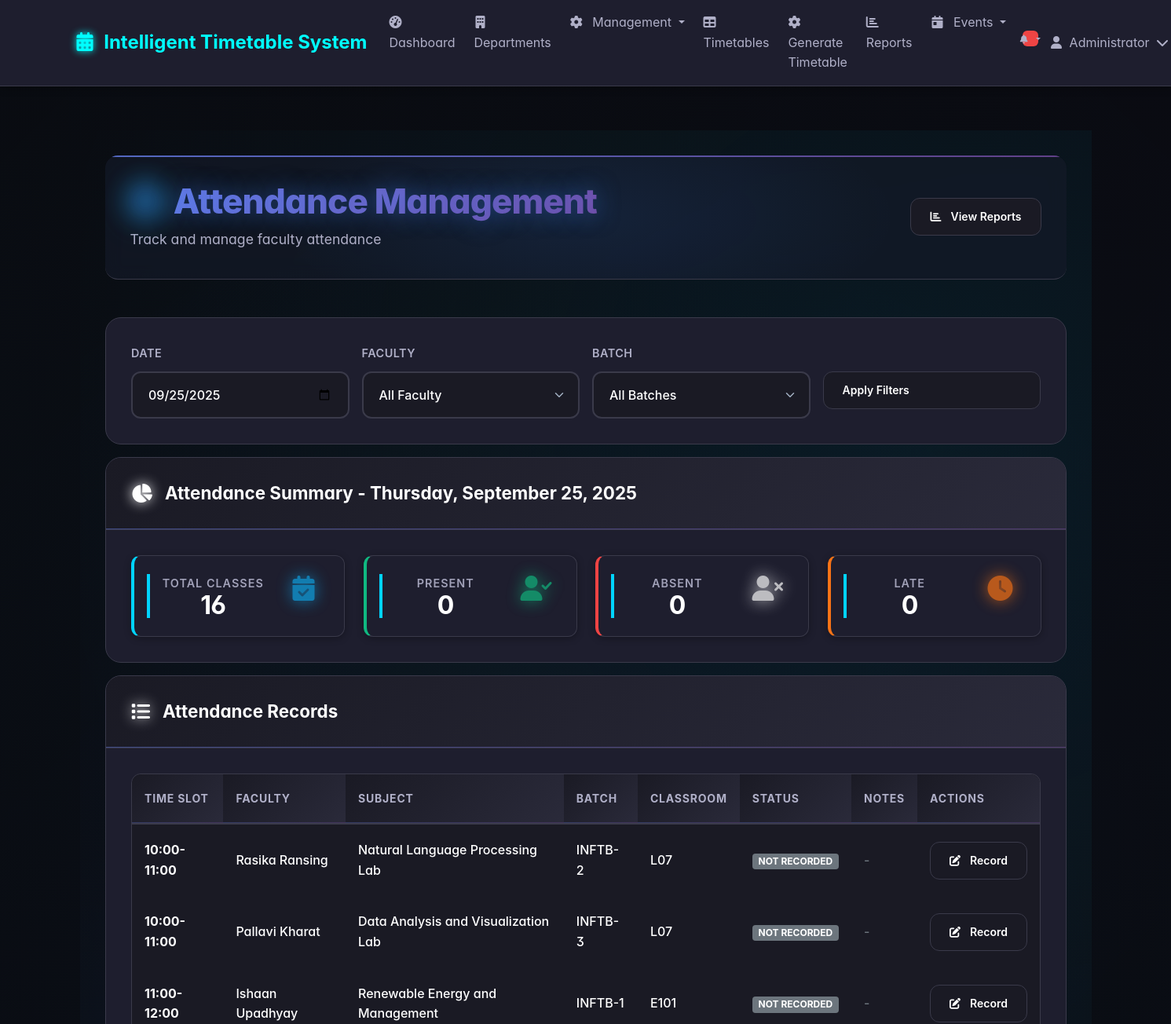
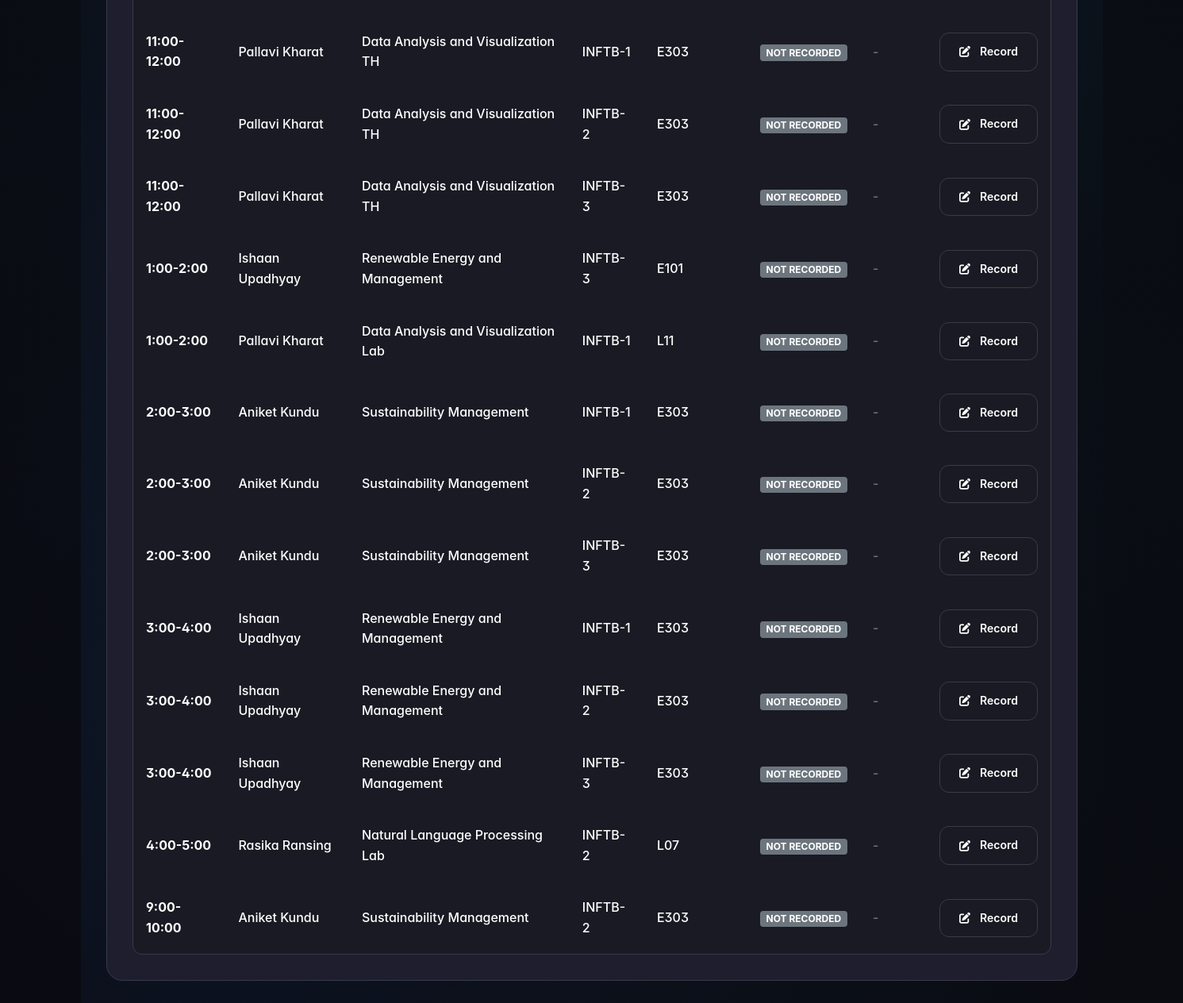
The app's page /attendance (signed in) with its own data (2 pictures, top to bottom).
### tables this page shows
CREATE TABLE timetable_slots (
            id INTEGER PRIMARY KEY AUTOINCREMENT,
            timetable_id INTEGER,
            batch_id INTEGER,
            day TEXT NOT NULL,
            time_slot TEXT NOT NULL,
            subject_id INTEGER,
            faculty_id INTEGER,
            classroom_id INTEGER,
            created_at DATETIME DEFAULT CURRENT_TIMESTAMP,
            FOREIGN KEY (timetable_id) REFERENCES timetables (id),
            FOREIGN KEY (batch_id) REFERENCES batches (id),
            FOREIGN KEY (subject_id) REFERENCES subjects (id),
            FOREIGN KEY (faculty_id) REFERENCES faculty (id),
            FOREIGN KEY (classroom_id) REFERENCES classrooms (id)
        );

CREATE TABLE faculty (
            id INTEGER PRIMARY KEY AUTOINCREMENT,
            name TEXT NOT NULL,
            employee_id TEXT UNIQUE NOT NULL,
            department_id INTEGER,
            max_hours_per_day INTEGER DEFAULT 8,
            preferred_times TEXT,
            created_at DATETIME DEFAULT CURRENT_TIMESTAMP,
            FOREIGN KEY (department_id) REFERENCES departments (id)
        );

CREATE TABLE subjects (
            id INTEGER PRIMARY KEY AUTOINCREMENT,
            name TEXT NOT NULL,
            code TEXT UNIQUE NOT NULL,
            department_id INTEGER,
            subject_type TEXT DEFAULT 'THEORY',
            classes_per_week INTEGER DEFAULT 3,
            created_at DATETIME DEFAULT CURRENT_TIMESTAMP,
            FOREIGN KEY (department_id) REFERENCES departments (id)
        );

CREATE TABLE batches (
            id INTEGER PRIMARY KEY AUTOINCREMENT,
            name TEXT NOT NULL,
            department_id INTEGER,
            semester INTEGER,
            strength INTEGER,
            created_at DATETIME DEFAULT CURRENT_TIMESTAMP,
            FOREIGN KEY (department_id) REFERENCES departments (id)
        );

CREATE TABLE classrooms (
            id INTEGER PRIMARY KEY AUTOINCREMENT,
            name TEXT NOT NULL,
            capacity INTEGER,
            type TEXT DEFAULT 'CLASSROOM',
            department_id INTEGER,
            created_at DATETIME DEFAULT CURRENT_TIMESTAMP,
            FOREIGN KEY (department_id) REFERENCES departments (id)
        );

### routes/attendance.py (the view)
@attendance_bp.route('/attendance')
@admin_required
def attendance():
    date_str = request.args.get('date', date.today().isoformat())
    faculty_id = request.args.get('faculty_id')
    batch_id = request.args.get('batch_id')
    try:
        selected_date = datetime.strptime(date_str, '%Y-%m-%d').date()
    except:
        selected_date = date.today()
    conn = sqlite3.connect('timetable.db')
    conn.row_factory = sqlite3.Row
    cursor = conn.cursor()
    day_name = selected_date.strftime('%A')
    query = '''
        SELECT ts.*,
               s.name as subject_name,
               f.name as faculty_name,
               c.name as classroom_name,
               b.name as batch_name,
               a.status as attendance_status,
               a.notes as attendance_notes
        FROM timetable_slots ts
        LEFT JOIN subjects s ON ts.subject_id = s.id
        LEFT JOIN faculty f ON ts.faculty_id = f.id
        LEFT JOIN classrooms c ON ts.classroom_id = c.id
        LEFT JOIN batches b ON ts.batch_id = b.id
        LEFT JOIN attendance a ON ts.id = a.timetable_slot_id AND a.date = ?
        WHERE ts.day = ?
    '''
    params = [selected_date.isoformat(), day_name]
    if faculty_id:
        query += ' AND ts.faculty_id = ?'
        params.append(faculty_id)
    if batch_id:
        query += ' AND ts.batch_id = ?'
        params.append(batch_id)
    query += ' ORDER BY ts.time_slot'
    cursor.execute(query, params)
    slots = cursor.fetchall()
    cursor.execute('SELECT id, name FROM faculty ORDER BY name')
    faculty_list = cursor.fetchall()
    cursor.execute('SELECT id, name FROM batches ORDER BY name')
    batches_list = cursor.fetchall()
    conn.close()
    return render_template('attendance.html',
                         slots=slots,
                         selected_date=selected_date,
                         faculty_list=faculty_list,
                         batches_list=batches_list,
                         selected_faculty=faculty_id,
                         selected_batch=batch_id)

### app.py (called while the page is built)
@app.context_processor
def inject_notifications():
    if 'user_id' in session:
        conn = sqlite3.connect('timetable.db')
        conn.row_factory = sqlite3.Row
        cursor = conn.cursor()
        cursor.execute('SELECT COUNT(*) as count FROM notifications WHERE user_id = ? AND is_read = 0', (session['user_id'],))
        notification_count = cursor.fetchone()['count']
        conn.close()
        return {'notification_count': notification_count}
    return {'notification_count': 0}

@app.context_processor
def inject_notifications():
    if 'user_id' in session:
        conn = sqlite3.connect('timetable.db')
        conn.row_factory = sqlite3.Row
        cursor = conn.cursor()
        cursor.execute('SELECT COUNT(*) as count FROM notifications WHERE user_id = ? AND is_read = 0', (session['user_id'],))
        notification_count = cursor.fetchone()['count']
        conn.close()
        return {'notification_count': notification_count}
    return {'notification_count': 0}

@app.context_processor
def utility_processor():
    return dict(get_faculty_subjects=get_faculty_subjects)

### routes/attendance.py (called while the page is built)
def admin_required(f):
    @wraps(f)
    def decorated_function(*args, **kwargs):
        if 'user_id' not in session or session.get('role') != 'admin':
            flash('Admin access required.', 'error')
            return redirect(url_for('dashboard'))
        return f(*args, **kwargs)
    return decorated_function

### templates/attendance.html (shortened to what this page needs)
{% extends "base.html" %}
{% block content %}
<div class="dashboard-container">
    <div class="header-section">
        <div class="header-content">
            <div>
                <h1 class="main-title">
                    <i class="fas fa-check-circle title-icon"></i> Attendance Management
                </h1>
                <p class="welcome-text">Track and manage faculty attendance</p>
            </div>
            <a href="{{ url_for('attendance.attendance_reports') }}" class="action-btn action-cyan">
                <i class="fas fa-chart-bar"></i> View Reports
            </a>
        </div>
        <div class="header-glow"></div>
    </div>
    <div class="content-card mb-3">
        <div class="card-content">
            <form method="GET" class="row g-3">
                <div class="col-md-3">
                    <label class="form-label">Date</label>
                    <input type="date" class="form-control" name="date" value="{{ selected_date.isoformat() }}">
                </div>
                <div class="col-md-3">
                    <label class="form-label">Faculty</label>
                    <select class="form-select" name="faculty_id">
                        <option value="">All Faculty</option>
                    </select>
                </div>
                <div class="col-md-3">
                    <label class="form-label">Batch</label>
                    <select class="form-select" name="batch_id">
                        <option value="">All Batches</option>
                    </select>
                </div>
                <div class="col-md-3">
                    <label class="form-label">&nbsp;</label>
                    <button type="submit" class="action-btn action-blue w-100">Apply Filters</button>
                </div>
            </form>
        </div>
    </div>
    <div class="content-card mb-3">
        <div class="card-header">
            <h5 class="card-title">
                <i class="fas fa-chart-pie card-icon"></i> Attendance Summary - {{ selected_date.strftime('%A, %B %d, %Y') }}
            </h5>
        </div>
        <div class="card-content">
            <div class="row">
                <div class="col-md-3">
                    <div class="stat-card stat-info">
                        <div class="stat-content">
                            <div class="stat-info">
                                <div class="stat-label">Total Classes</div>
                                <div class="stat-value">{{ slots|length }}</div>
                            </div>
                            <div class="stat-icon">
                                <i class="fas fa-calendar-check"></i>
                            </div>
                        </div>
                    </div>
                </div>
                <div class="col-md-3">
                    <div class="stat-card stat-success">
                        <div class="stat-content">
                            <div class="stat-info">
                                <div class="stat-label">Present</div>
                                <div class="stat-value">
                                    {{ slots|selectattr('attendance_status', 'equalto', 'PRESENT')|list|length }}
                                </div>
                            </div>
                            <div class="stat-icon">
                                <i class="fas fa-user-check"></i>
                            </div>
                        </div>
                    </div>
                </div>
                <div class="col-md-3">
                    <div class="stat-card stat-danger">
                        <div class="stat-content">
                            <div class="stat-info">
                                <div class="stat-label">Absent</div>
                                <div class="stat-value">
                                    {{ slots|selectattr('attendance_status', 'equalto', 'ABSENT')|list|length }}
                                </div>
                            </div>
                            <div class="stat-icon">
                                <i class="fas fa-user-times"></i>
                            </div>
                        </div>
                    </div>
                </div>
                <div class="col-md-3">
                    <div class="stat-card stat-warning">
                        <div class="stat-content">
                            <div class="stat-info">
                                <div class="stat-label">Late</div>
                                <div class="stat-value">
                                    {{ slots|selectattr('attendance_status', 'equalto', 'LATE')|list|length }}
                                </div>
                            </div>
                            <div class="stat-icon">
                                <i class="fas fa-clock"></i>
                            </div>
                        </div>
                    </div>
                </div>
            </div>
        </div>
    </div>
    <div class="content-card">
        <div class="card-header">
            <h5 class="card-title">
                <i class="fas fa-list card-icon"></i> Attendance Records
            </h5>
        </div>
        <div class="card-content">
            {% if slots %}
            <div class="table-container">
                <table class="modern-table">
                    <thead>
                        <tr>
                            <th>Time Slot</th>
                            <th>Faculty</th>
                            <th>Subject</th>
                            <th>Batch</th>
                            <th>Classroom</th>
                            <th>Status</th>
                            <th>Notes</th>
                            <th>Actions</th>
                        </tr>
                    </thead>
                    <tbody>
                        {% for slot in slots %}
                        <tr class="table-row">
                            <td class="table-cell">
                                <strong>{{ slot.time_slot }}</strong>
                            </td>
                            <td class="table-cell">{{ slot.faculty_name }}</td>
                            <td class="table-cell">{{ slot.subject_name }}</td>
                            <td class="table-cell">{{ slot.batch_name }}</td>
                            <td class="table-cell">{{ slot.classroom_name }}</td>
                            <td class="table-cell">
                                <span class="badge bg-{% if slot.attendance_status == 'PRESENT' %}success{% elif slot.attendance_status == 'ABSENT' %}danger{% elif slot.attendance_status == 'LATE' %}warning{% else %}secondary{% endif %}">
                                    {{ slot.attendance_status or 'NOT RECORDED' }}
                                </span>
                            </td>
                            <td class="table-cell">
                                {% if slot.attendance_notes %}
                                <span class="text-muted">{{ slot.attendance_notes|truncate(20) }}</span>
                                {% else %}
                                <span class="text-muted">-</span>
                                {% endif %}
                            </td>
                            <td class="table-cell">
                                <button class="action-btn action-blue" data-bs-toggle="modal"
                                        data-bs-target="#attendanceModal"
                                        data-slot-id="{{ slot.id }}"
                                        data-faculty-id="{{ slot.faculty_id }}"
                                        data-batch-id="{{ slot.batch_id }}"
                                        data-current-status="{{ slot.attendance_status or '' }}"
                                        data-current-notes="{{ slot.attendance_notes or '' }}"
                                        data-faculty-name="{{ slot.faculty_name }}"
                                        data-subject-name="{{ slot.subject_name }}"
                                        data-time-slot="{{ slot.time_slot }}">
                                    <i class="fas fa-edit"></i> Record
                                </button>
                            </td>
                        </tr>
                        {% endfor %}
                    </tbody>
                </table>
            </div>
            {% endif %}
        </div>
    </div>
</div>
{% endblock %}

### templates/base.html (style rules this page uses)
:root { --bg-primary: #0a0a0f; --bg-secondary: #1a1a24; --bg-tertiary: #2a2a3a; --bg-card: #1e1e2e; --bg-hover: #2e2e3e; --text-primary: #ffffff; --text-secondary: #b0b0c8; --text-muted: #6b6b8a; --accent-blue: #00d4ff; --accent-cyan: #00ffff; --accent-purple: #8b5cf6; --accent-pink: #f472b6; --accent-green: #10b981; --accent-orange: #f97316; --accent-red: #ef4444; --accent-yellow: #fbbf24; --border-color: #3a3a4a; --border-hover: #4a4a5a; --shadow-sm: 0 2px 10px rgba(0, 0, 0, 0.3); --shadow-md: 0 4px 20px rgba(0, 0, 0, 0.4); --shadow-lg: 0 8px 40px rgba(0, 0, 0, 0.5); --shadow-glow: 0 0 30px rgba(0, 212, 255, 0.3); --gradient-primary: linear-gradient(135deg, #667eea 0%, #764ba2 100%); --gradient-success: linear-gradient(135deg, #11998e 0%, #38ef7d 100%); --gradient-warning: linear-gradient(135deg, #f093fb 0%, #f5576c 100%); --gradient-info: linear-gradient(135deg, #4facfe 0%, #00f2fe 100%); }
body { background: var(--bg-primary); color: var(--text-primary); font-family: 'Inter', 'Segoe UI', system-ui, sans-serif; line-height: 1.6; overflow-x: hidden; }

### templates/attendance.html (style rules this page uses)
.stat-card { background: var(--bg-card); border-radius: 12px; padding: 1rem; text-align: center; box-shadow: var(--shadow-sm); }
.stat-card .stat-value { font-size: 2rem; font-weight: 700; margin: 0; }
.stat-card .stat-label { font-size: 0.9rem; color: var(--text-secondary); margin: 0; }
.stat-card .stat-icon { font-size: 2rem; opacity: 0.7; }
.stat-info { border-left: 4px solid var(--accent-blue); }
.stat-success { border-left: 4px solid var(--accent-green); }
.stat-danger { border-left: 4px solid var(--accent-red); }
.stat-warning { border-left: 4px solid var(--accent-orange); }

### records on screen
timetable_slots: time_slot "10:00-11:00", faculty_name "Rasika Ransing", subject_name "Natural Language Processing Lab", batch_name "INFTB-2", classroom_name "L07", attendance_status "NOT RECORDED"
timetable_slots: time_slot "10:00-11:00", faculty_name "Pallavi Kharat", subject_name "Data Analysis and Visualization Lab", batch_name "INFTB-3", classroom_name "L07", attendance_status "NOT RECORDED"
timetable_slots: time_slot "11:00-12:00", faculty_name "Ishaan Upadhyay", subject_name "Renewable Energy and Management", batch_name "INFTB-1", classroom_name "E101", attendance_status "NOT RECORDED"
timetable_slots: time_slot "11:00-12:00", faculty_name "Pallavi Kharat", subject_name "Data Analysis and Visualization TH", batch_name "INFTB-1", classroom_name "E303", attendance_status "NOT RECORDED"
timetable_slots: time_slot "11:00-12:00", faculty_name "Pallavi Kharat", subject_name "Data Analysis and Visualization TH", batch_name "INFTB-2", classroom_name "E303", attendance_status "NOT RECORDED"
timetable_slots: time_slot "11:00-12:00", faculty_name "Pallavi Kharat", subject_name "Data Analysis and Visualization TH", batch_name "INFTB-3", classroom_name "E303", attendance_status "NOT RECORDED"
timetable_slots: time_slot "1:00-2:00", faculty_name "Ishaan Upadhyay", subject_name "Renewable Energy and Management", batch_name "INFTB-3", classroom_name "E101", attendance_status "NOT RECORDED"
timetable_slots: time_slot "1:00-2:00", faculty_name "Pallavi Kharat", subject_name "Data Analysis and Visualization Lab", batch_name "INFTB-1", classroom_name "L11", attendance_status "NOT RECORDED"
timetable_slots: time_slot "2:00-3:00", faculty_name "Aniket Kundu", subject_name "Sustainability Management", batch_name "INFTB-1", classroom_name "E303", attendance_status "NOT RECORDED"
timetable_slots: time_slot "2:00-3:00", faculty_name "Aniket Kundu", subject_name "Sustainability Management", batch_name "INFTB-2", classroom_name "E303", attendance_status "NOT RECORDED"
timetable_slots: time_slot "2:00-3:00", faculty_name "Aniket Kundu", subject_name "Sustainability Management", batch_name "INFTB-3", classroom_name "E303", attendance_status "NOT RECORDED"
timetable_slots: time_slot "3:00-4:00", faculty_name "Ishaan Upadhyay", subject_name "Renewable Energy and Management", batch_name "INFTB-1", classroom_name "E303", attendance_status "NOT RECORDED"
timetable_slots: time_slot "3:00-4:00", faculty_name "Ishaan Upadhyay", subject_name "Renewable Energy and Management", batch_name "INFTB-2", classroom_name "E303", attendance_status "NOT RECORDED"
timetable_slots: time_slot "3:00-4:00", faculty_name "Ishaan Upadhyay", subject_name "Renewable Energy and Management", batch_name "INFTB-3", classroom_name "E303", attendance_status "NOT RECORDED"
timetable_slots: time_slot "4:00-5:00", faculty_name "Rasika Ransing", subject_name "Natural Language Processing Lab", batch_name "INFTB-2", classroom_name "L07", attendance_status "NOT RECORDED"
timetable_slots: time_slot "9:00-10:00", faculty_name "Aniket Kundu", subject_name "Sustainability Management", batch_name "INFTB-2", classroom_name "E303", attendance_status "NOT RECORDED"

### other values on screen
{{ session.full_name or session.username }} "Administrator"
{{ selected_date.strftime('%A, %B %d, %Y') }} "Thursday, September 25, 2025"
{{ slots|length }} "16"
{{ slots|selectattr('attendance_status', 'equalto', 'ABSENT')|list|length }} "0"
{{ slots|selectattr('attendance_status', 'equalto', 'LATE')|list|length }} "0"
